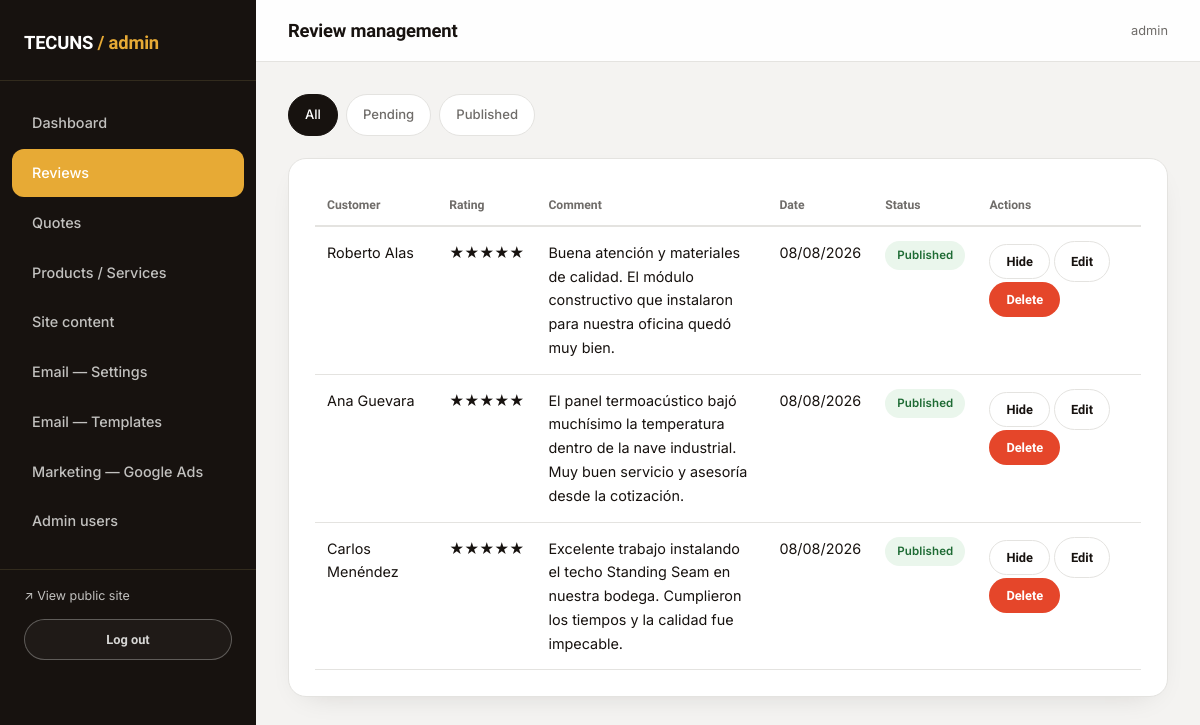
/admin/resenas (signed in), run on an earlier commit of the app's database.
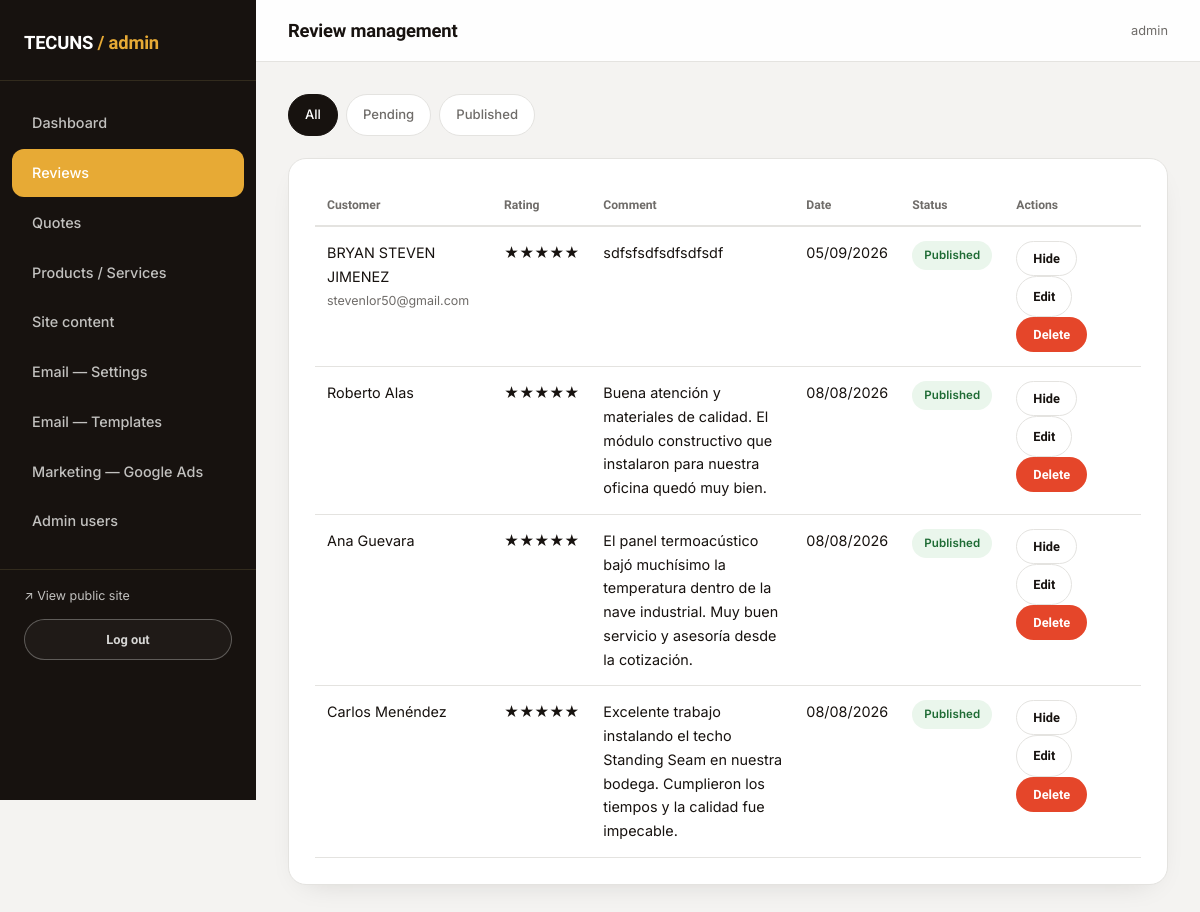
And on a later commit of the database.
### models.py (models this page shows)
class Review(db.Model):
    __tablename__ = "reviews"
    id = db.Column(db.Integer, primary_key=True)
    name = db.Column(db.String(120), nullable=False)
    email = db.Column(db.String(150))
    rating = db.Column(db.Integer, nullable=False)  # 1-5
    comment = db.Column(db.Text, nullable=False)
    approved = db.Column(db.Boolean, default=True)  # published immediately; admin can always delete
    featured = db.Column(db.Boolean, default=False)  # aparece en el carrusel destacado
    created_at = db.Column(db.DateTime, default=datetime.utcnow)

### admin_routes.py (the view)
@admin_bp.route("/resenas")
@login_required
def resenas():
    filtro = request.args.get("filtro", "todas")
    query = Review.query
    if filtro == "pendientes":
        query = query.filter_by(approved=False)
    elif filtro == "aprobadas":
        query = query.filter_by(approved=True)
    reviews = query.order_by(desc(Review.created_at)).all()
    return render_template("admin/resenas.html", reviews=reviews, filtro=filtro)

### translations.py (called while the page is built)
def set_language():
    lang = request.cookies.get("lang")
    if lang not in SUPPORTED:
        lang = detect_lang()
    g.lang = lang

def detect_lang():
    accept = request.headers.get("Accept-Language", "")
    primary = accept.split(",")[0].strip().lower()
    code = primary.split(";")[0].split("-")[0].strip()
    return ES if code == ES else EN

def localize(obj, fields):
    lang = getattr(g, "lang", DEFAULT)
    if lang == DEFAULT or not obj:
        return obj
    texts = [getattr(obj, f) for f in fields
             if getattr(obj, f, None) and isinstance(getattr(obj, f), str)]
    mapping = translate_mapping(texts, lang)
    return Localized(obj, fields, mapping)

def localize_service(service):
    return localize(service, list(SERVICE_FIELDS))

### templates/admin/resenas.html (shortened to what this page needs)
{% extends "admin/base_admin.html" %}
{% block page_title %}Review management{% endblock %}
{% block admin_content %}
<div class="filter-tabs">
  <a href="{{ url_for('admin.resenas', filtro='todas') }}" class="{{ 'active' if filtro == 'todas' }}">All</a>
  <a href="{{ url_for('admin.resenas', filtro='pendientes') }}" class="{{ 'active' if filtro == 'pendientes' }}">Pending</a>
  <a href="{{ url_for('admin.resenas', filtro='aprobadas') }}" class="{{ 'active' if filtro == 'aprobadas' }}">Published</a>
</div>
<div class="card-panel">
  {% if reviews %}
    <table class="admin-table">
      <thead>
        <tr><th>Customer</th><th>Rating</th><th>Comment</th><th>Date</th><th>Status</th><th>Actions</th></tr>
      </thead>
      <tbody>
        {% for r in reviews %}
        <tr>
          <td>{{ r.name }}{% if r.email %}<br><span class="text-steel" style="font-size:.78rem;">{{ r.email }}</span>{% endif %}</td>
          <td>{{ '★' * r.rating }}{{ '☆' * (5-r.rating) }}</td>
          <td style="max-width:320px;">{{ r.comment }}</td>
          <td>{{ r.created_at.strftime('%d/%m/%Y') }}</td>
          <td>
            {% if r.approved %}
              <span class="badge badge-cotizado">Published</span>
            {% else %}
              <span class="badge badge-pendiente">Pending</span>
            {% endif %}
          </td>
          <td>
            {% if not r.approved %}
              <form class="inline-form" method="POST" action="{{ url_for('admin.aprobar_resena', review_id=r.id) }}">
                <button class="btn btn-rust btn-sm" type="submit">Approve</button>
              </form>
            {% else %}
              <form class="inline-form" method="POST" action="{{ url_for('admin.rechazar_resena', review_id=r.id) }}">
                <button class="btn btn-outline-dark btn-sm" type="submit">Hide</button>
              </form>
            {% endif %}
            <a class="btn btn-outline-dark btn-sm" href="{{ url_for('admin.editar_resena', review_id=r.id) }}">Edit</a>
            <form class="inline-form" method="POST" action="{{ url_for('admin.eliminar_resena', review_id=r.id) }}" onsubmit="return confirm('Permanently delete this review?');">
              <button class="btn btn-danger btn-sm" type="submit">Delete</button>
            </form>
          </td>
        </tr>
        {% endfor %}
      </tbody>
    </table>
  {% else %}
    <p class="text-steel mb-0">No reviews in this category.</p>
  {% endif %}
</div>
{% endblock %}

What changed in the data, as far as the page shows it:
added Review: name "BRYAN STEVEN JIMENEZ", email "stevenlor50@gmail.com", rating "★★★★★", comment "sdfsfsdfsdfsdfsdf", created_at "05/09/2026", approved "Published"
